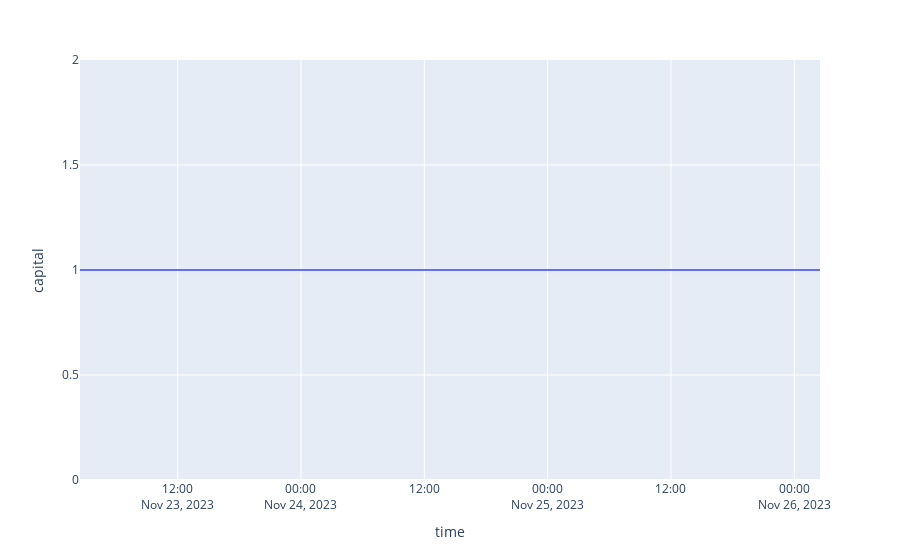

Write notebook code for a chart like this one.
### Code cell
px.line(df, y='capital')

### Figure 1 — Plotly figure (JSON) as saved in the notebook; plotly's stock layout.template omitted (floating-point values rounded to 4 significant figures; data arrays with more than 128 entries replaced by an {"elided": "..."} marker saying what was removed)
{"data": [{"hovertemplate": "time=%{x}<br>capital=%{y}<extra></extra>", "legendgroup": "", "line": {"color": "#636efa", "dash": "solid"}, "marker": {"symbol": "circle"}, "mode": "lines", "name": "", "orientation": "v", "showlegend": false, "type": "scatter", "x": {"elided": "433 str values"}, "xaxis": "x", "y": {"elided": "433 int values"}, "yaxis": "y"}], "layout": {"autosize": true, "legend": {"tracegroupgap": 0}, "margin": {"t": 60}, "xaxis": {"anchor": "y", "autorange": true, "domain": [0, 1], "range": ["2023-11-23 02:30", "2023-11-26 02:30"], "title": {"text": "time"}, "type": "date"}, "yaxis": {"anchor": "x", "autorange": true, "domain": [0, 1], "range": [0, 2], "title": {"text": "capital"}, "type": "linear"}}}
